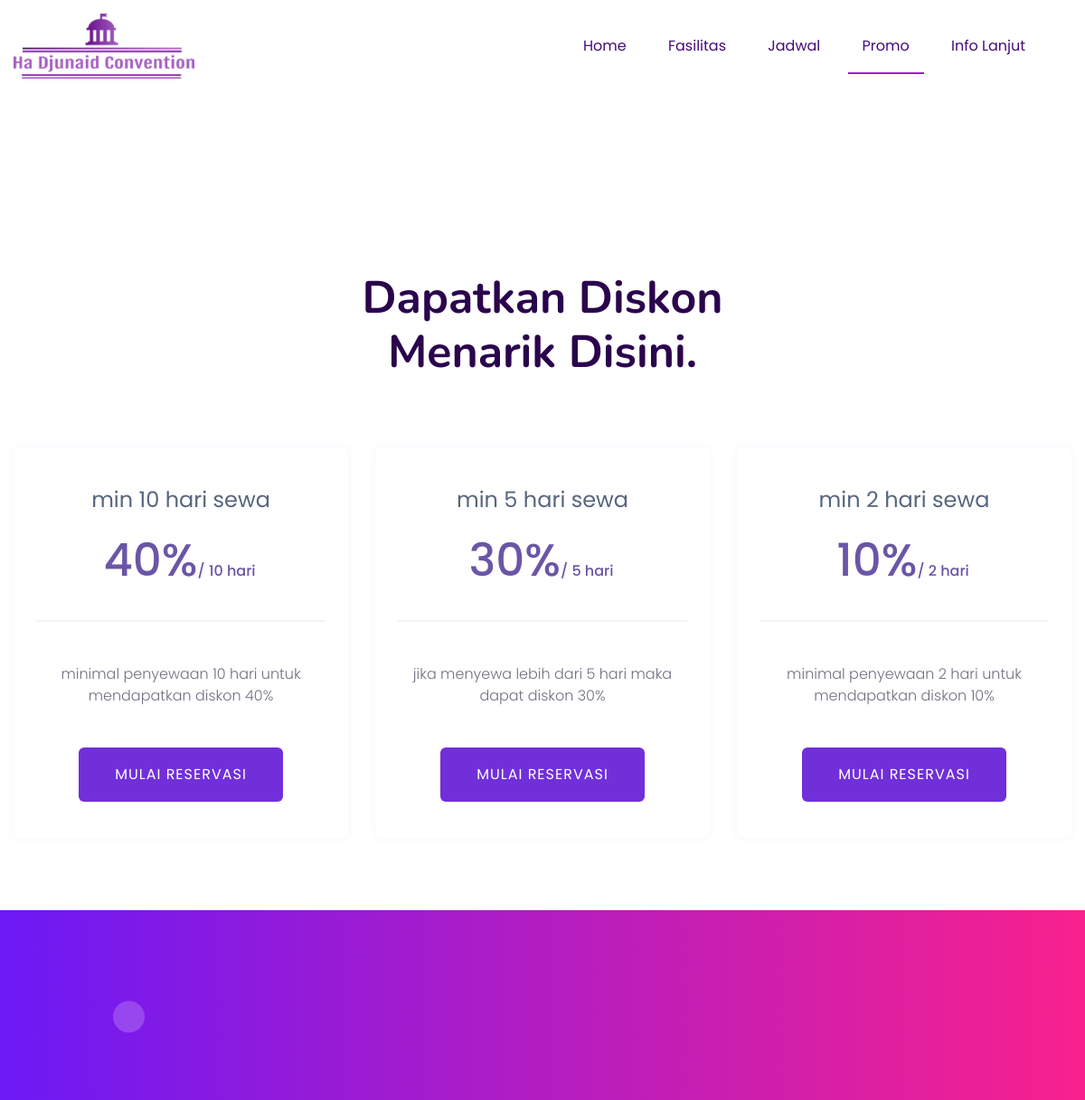
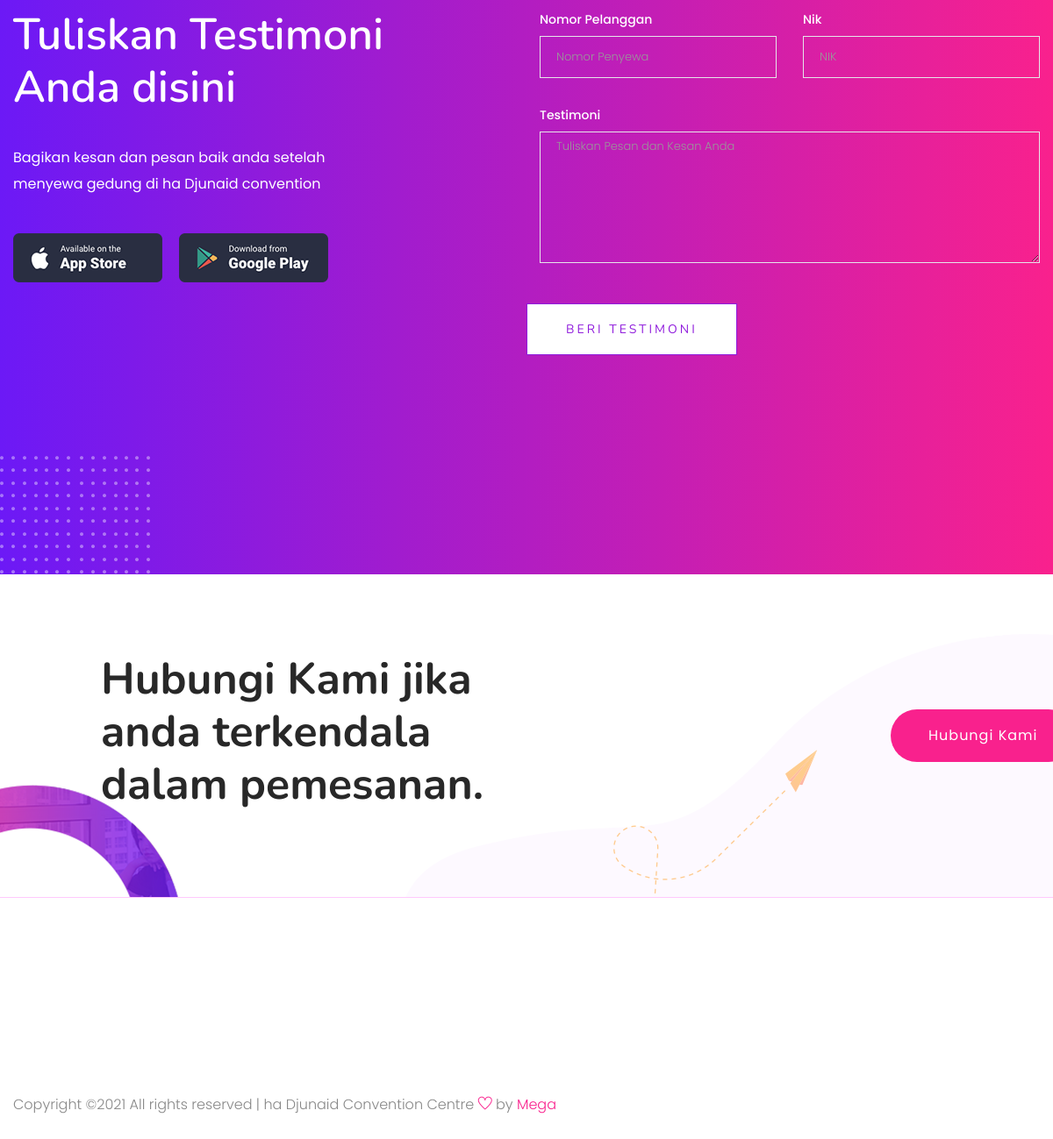
The page /index.php/user/paket on the database its author committed (2 pictures, top to bottom).
### tables this page shows
CREATE TABLE `diskon` (
  `id_diskon` int(11) NOT NULL,
  `nama_diskon` varchar(30) NOT NULL,
  `hari` int(11) NOT NULL,
  `diskon` int(11) NOT NULL,
  `keterangan` varchar(100) NOT NULL
);

### application/controllers/User.php (called while the page is built, shortened)
<?php
class User extends CI_Controller {
	public function paket(){
		$data['nav'] ='promo';
		$data['diskon'] = $this->db->query("SELECT * FROM DISKON order by diskon desc")->result();
		$this->load->view('user/template/header',$data);
		$this->load->view('user/paket',$data);
		$this->load->view('user/template/footer');
	}
}

### index.php (called while the page is built, shortened)
<?php
require_once BASEPATH.'core/CodeIgniter.php';

### application/views/user/paket.php (the view)
<main>
       <section class="best-pricing best-pricing2 pricing-padding2">
           <div class="container">
               <div class="row d-flex justify-content-center">
                   <div class="col-lg-6 col-md-8">
                       <div class="section-tittle text-center">
                           <h2>Dapatkan Diskon Menarik Disini.</h2>
                       </div>
                   </div>
               </div>
           </div>
       </section>
       <div class="pricing-card-area">
           <div class="container">
               <div class="row">
                   <?php foreach ($diskon as $key => $value) {
                    ?>
                   <div class="col-xl-4 col-lg-4 col-md-6">
                       <div class="single-card text-center mb-30">
                           <div class="card-top">
                               <span><?php echo $value->nama_diskon ?></span>
                               <h4><?php echo $value->diskon ?>%<span>/ <?php echo $value->hari ?> hari</span></h4>
                           </div>
                           <div class="card-bottom">
                               <ul>
                                   <li><?php echo $value->keterangan ?><li>
                               </ul>
                               <a href="<?php echo base_url('user/sewa/0') ?>" class="btn card-btn1">Mulai Reservasi</a>
                           </div>
                       </div>
                   </div>
               <?php } ?>
               </div>
           </div>
       </div>
       <div class="available-app-area mt-50">
           <div class="container">
               <div class="row d-flex justify-content-between">
                   <div class="col-xl-5 col-lg-6">
                       <div class="app-caption">
                           <div class="section-tittle section-tittle3">
                               <h2>Tuliskan Testimoni Anda disini</h2>
                               <p>Bagikan kesan dan pesan baik anda setelah menyewa gedung di ha Djunaid convention </p>
                               <div class="app-btn">
                                   <a href="#" class="app-btn1"><img src="assets/img/shape/app_btn1.png" alt=""></a>
                                   <a href="#" class="app-btn2"><img src="assets/img/shape/app_btn2.png" alt=""></a>
                               </div>
                           </div>
                       </div>
                   </div>
                   <div class="col-xl-6 col-lg-6">
                       <form class="form-contact contact_form" action="<?php echo base_url('user/testimoni') ?>" method="post">
                       <div class="row">
                           <div class="col-sm-6">
                               <div class="form-group">
                                   <label style="color: white; font-weight: 500">Nomor Pelanggan</label>
                                   <input style="color: white" class="form-control valid" name="nomorTesti" id="" type="text" onfocus="this.placeholder = ''" onblur="this.placeholder = 'Nomor Penyewa'" placeholder="Nomor Penyewa" required>
                               </div>
                           </div>
                           <div class="col-sm-6">
                               <div class="form-group">
                                   <label style="color: white; font-weight: 500">Nik</label>
                                   <input style="color: white" class="form-control valid" name="nikTesti" id="" type="text" onfocus="this.placeholder = ''" onblur="this.placeholder = 'NIK'" placeholder="NIK" required>
                               </div>
                           </div>
                           <div class="col-sm-12">
                               <div class="form-group">
                                   <label style="color: white; font-weight: 500">Testimoni</label>
                                   <textarea  style="height: 150px !important; color:white"class="form-control valid" name="testi" id="" type="text" onfocus="this.placeholder = ''" onblur="this.placeholder = 'Tuliskan Pesan dan Kesan Anda'" placeholder="Tuliskan Pesan dan Kesan Anda" required></textarea>
                               </div>
                           </div>
                           <div class="form-group mt-3">
                               <button type="submit"  class="button boxed-btn">Beri Testimoni</button>
                           </div>
                       </div>
                       </form>
                   </div>
               </div>
           </div>
           <div class="app-shape">
               <img src="assets/img/shape/app-shape-top.png" alt="" class="app-shape-top heartbeat d-none d-lg-block">
               <img src="assets/img/shape/app-shape-left.png" alt="" class="app-shape-left d-none d-xl-block">
           </div>
       </div>
       <div class="say-something-aera pt-90 pb-90 fix">
           <div class="container">
               <div class="row justify-content-between align-items-center">
                   <div class="offset-xl-1 offset-lg-1 col-xl-5 col-lg-5">
                       <div class="say-something-cap">
                           <h2>Hubungi Kami jika anda terkendala dalam pemesanan.</h2>
                       </div>
                   </div>
                   <div class="col-xl-2 col-lg-3">
                       <div class="say-btn">
                           <a href="#" class="btn radius-btn">Hubungi kami</a>
                       </div>
                   </div>
               </div>
           </div>
           <div class="say-shape">
               <img src="assets/img/shape/say-shape-left.png" alt="" class="say-shape1 rotateme d-none d-xl-block">
               <img src="assets/img/shape/say-shape-right.png" alt="" class="say-shape2 d-none d-lg-block">
           </div>
       </div>
   </main>

### application/views/user/template/header.php (shortened to what this page needs)
 <!doctype html>
<html class="no-js" lang="zxx">
<head>
    <link rel="stylesheet" href="<?php echo base_url('assets/') ?>assets/css/bootstrap.min.css">
    <link rel="stylesheet" href="<?php echo base_url('assets/') ?>assets/css/owl.carousel.min.css">
    <link rel="stylesheet" href="<?php echo base_url('assets/') ?>assets/css/flaticon.css">
    <link rel="stylesheet" href="<?php echo base_url('assets/') ?>assets/css/slicknav.css">
    <link rel="stylesheet" href="<?php echo base_url('assets/') ?>assets/css/animate.min.css">
    <link rel="stylesheet" href="<?php echo base_url('assets/') ?>assets/css/magnific-popup.css">
    <link rel="stylesheet" href="<?php echo base_url('assets/') ?>assets/css/fontawesome-all.min.css">
    <link rel="stylesheet" href="<?php echo base_url('assets/') ?>assets/css/themify-icons.css">
    <link rel="stylesheet" href="<?php echo base_url('assets/') ?>assets/css/slick.css">
    <link rel="stylesheet" href="<?php echo base_url('assets/') ?>assets/css/nice-select.css">
    <link rel="stylesheet" href="<?php echo base_url('assets/') ?>assets/css/style.css">
</head>
<body>
    <header>
        <div class="header-area header-transparrent ">
            <div class="main-header header-sticky">
                <div class="container">
                    <div class="row align-items-center">
                        <div class="col-xl-2 col-lg-2 col-md-2">
                            <div class="logo">
                                <a href="<?php echo base_url('user') ?>"><img src="<?php echo base_url('assets/') ?>assets/img/logo/logo6.png" alt=""></a>
                            </div>
                        </div>
                        <div class="col-xl-10 col-lg-10 col-md-10">
                            <div class="main-menu f-right d-none d-lg-block">
                                <nav>
                                    <ul id="navigation">
                                        <li class="<?php echo $nav == 'home' ? 'active' : '' ?>"><a href="<?php echo base_url('user/') ?>"> Home</a></li>
                                        <li class="<?php echo $nav == 'fasilitas' ? 'active' : '' ?>"><a href="<?php echo base_url('user/fasilitas') ?>">Fasilitas</a></li>
                                        <li class="<?php echo $nav == 'jadwal' ? 'active' : '' ?>"><a href="<?php echo base_url('user/jadwal') ?>">Jadwal</a></li>
                                        <li class="<?php echo $nav == 'promo' ? 'active' : '' ?>"><a href="<?php echo base_url('user/paket') ?>">Promo</a></li>
                                        <li class="<?php echo $nav == 'hubungi' ? 'active' : '' ?>"><a href="<?php echo base_url('user/hubungi') ?>">Info Lanjut</a></li>
                                    </ul>
                                </nav>
                            </div>
                        </div>
                        <div class="col-12">
                        </div>
                    </div>
                </div>
            </div>
        </div>
    </header>

### application/views/user/template/footer.php (shortened to what this page needs)
<footer>
 <div class="footer-main">
  <div class="footer-area footer-padding">
    <div class="container">
     <div class="row align-items-center">
      <div class="col-xl-12 ">
        <div class="footer-copy-right">
         <p>
          Copyright &copy;<script>document.write(new Date().getFullYear());</script> All rights reserved | ha Djunaid Convention Centre <i class="ti-heart" aria-hidden="true"></i> by <a href="https://colorlib.com" target="_blank">Mega</a>
          </p>
        </div>
      </div>
    </div>
  </div>
</div>
</div>
</footer>
</body>
</html>

### rows shown on the page
diskon: nama_diskon "min 10 hari sewa", diskon "40", hari "10", keterangan "minimal penyewaan 10 hari untuk mendapatkan diskon 40%"
diskon: nama_diskon "min 5 hari sewa", diskon "30", hari "5", keterangan "jika menyewa lebih dari 5 hari maka dapat diskon 30%"
diskon: nama_diskon "min 2 hari sewa", diskon "10", hari "2", keterangan "minimal penyewaan 2 hari untuk mendapatkan diskon 10%"
